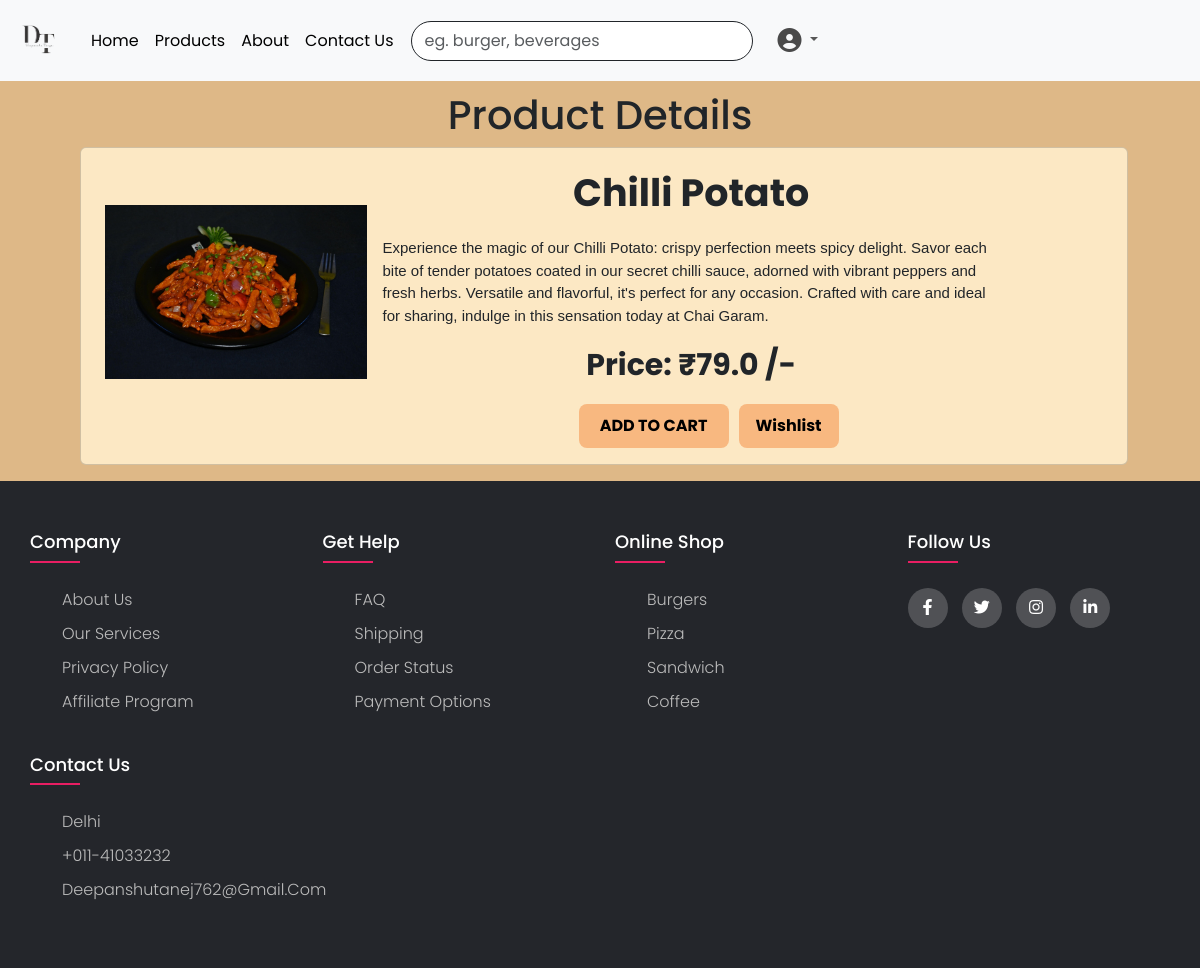
The app's page /4 (signed in) with its own data.
### app1/models.py (models this page shows, shortened)
class Product(models.Model):
    Title = models.CharField(max_length=30)
    Product_id = models.IntegerField(unique=True)
    Description = models.CharField(max_length=1000)
    price = models.FloatField(max_length=30)
    img = models.ImageField(upload_to='images/')
    category = models.CharField(max_length=30)

### app1/views.py (the view, shortened to what this page needs)
# urls.py: path('<int:pid>', views.details, name='details'),
def details(request,pid):
    if request.user.is_authenticated:
        myproduct = get_object_or_404(Product, pk=pid)
        return render(request,'app1/details.html',{'z':myproduct})

### app1/templates/app1/details.html (shortened to what this page needs)
<!DOCTYPE html>
<html lang="en">
<head>
  {% load static %}
  <link rel="stylesheet" href="{% static 'app1/home.css' %}">
  <link href="https://cdn.jsdelivr.net/npm/bootstrap@5.3.1/dist/css/bootstrap.min.css" rel="stylesheet"
>
</head>
<body style="background-color:burlywood;">
  {% include 'app1/navbar.html' %}
  <div>
    <h1 style="text-align: center;margin-top: 10px;">Product Details</h1>
    <div class="card mb-3" style="max-width: 90%; background-color: rgb(252, 232, 196);margin: 0vh 9vh 10vh 10vh;">
      <div class="row g-0">
        <div class="col-md-3">
          <img src="{{z.img.url}}" class="img-fluid rounded-start, card-img-top" alt="image"
            style="max-block-size: 20vw;margin-left: 2vw;margin-top: 3vh;margin-bottom: 3vh;">
        </div>
        <div class="col-md-8">
          <div class="card-body">
            <p style="font-weight: bolder;font-size: 38px;text-align: center;">{{ z.Title }}</p>
            <p style="font-size: 15px;font-family:Arial, Helvetica, sans-serif;margin:2vh 2vw">
              {{z.Description}}</p>
            <p style="font-size: 30px;font-weight: bold;text-align: center;">Price: ₹{{ z.price }} /-</p>
            <div class="container1" style="display:flex; flex-direction: row;align-items: center;margin-left: 160px; gap: 30px;">
              <form method="post" action="{% url 'cart' %}">
                <button class="btn, btn1" value="{{z.Product_id}}" id="c_btn" name="c_btn" style="padding: 10px;width: 150px; ;">ADD TO CART</button>
              </form>
              <form method="post" action="{% url 'add_wishlists' %}">
                <button class="btn, btn1" value="{{z.Product_id}}" id="w_btn" name="w_btn"
                  style="padding: 10px;width: 100px;">Wishlist</button>
              </form>
            </div>
          </div>
        </div>
      </div>
    </div>
  </div>
  {% include 'app1/footer.html' %}
</body>
</html>

### app1/static/app1/home.css (style rules this page uses)
.card-img-top { margin-top: 10px; max-width: 250px; height: 200px; overflow: hidden; aspect-ratio: 1/3; object-fit: contain; }
.btn1 { background-color: rgb(248, 184, 128); font-weight: bolder; border: none; padding: 5px 10px; border-radius: 8px; }

### app1/static/app1/style.css (style rules this page uses)
body { line-height: 1.5; font-family: 'Poppins', sans-serif; }
* { margin:0; padding:0; box-sizing: border-box; }
.row { display: flex; flex-wrap: wrap; }

### app1/templates/app1/details.html (style rules this page uses)
.btn1 { margin-left: 40%; }

### records on screen
Product: img (picture), Title "Chilli Potato", Description "Experience the magic of our Chilli Potato: crispy perfection meets spicy delight. Savor each bite of tender potatoes coated in our secret chilli sauce, adorned with vibrant peppers and fresh herbs. Versatile and flavorful, it's perfect for any occasion. Crafted with care and ideal for sharing, indulge in this sensation today at Chai Garam.", price "79.0"
